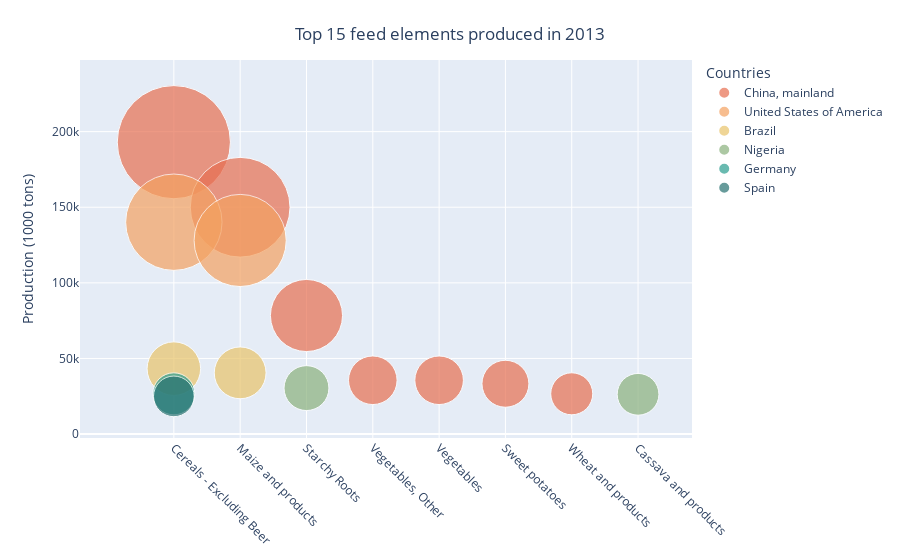

This figure's notebook cell:
### Markdown cell above
This graph shows that the 15 largest productions in 2013 include 9 different foods produced by 3 countries. Most of these top-produced foods are plant-based, suggesting that mass production of plant foods was either more widespread or easier to achieve than animal-based foods.

It is clear that China was the world leader in food production in 2013, both in terms of quantity and variety. Notably, the production of 'Vegetables' and 'Vegetables, Other' was the highest overall, with China producing more than four times the amount of India, the second largest producer for these items.

India, despite having a population similar to China, matched China’s production only in cereals, rice, and wheat. This may indicate differences in the allocation of technologies or resources for food production in 2013.

The United States produced mainly dairy products, though in smaller quantities than India. Considering its smaller population, this could suggest that a significant portion of U.S. dairy production was intended for export.

### Code cell
# Create a filter for 'Feed' related elements
filter_item = df_prod.element == 'Feed'

# Create a filter for '2013' production year
filter_year = df_prod.years == '2013'

# Create a dataframe subset with conditions imposed by filters and with columns concerning feed, countries and production values
feed_2013 = df_prod.loc[(filter_item) & (filter_year), ['item','country_name', 'production']]

# Sort values in decreasing order and select the first 15 elements
feed_2013 = feed_2013.sort_values(by='production', ascending=False).reset_index(drop=True).head(15)

fig = px.scatter(
    feed_2013, 
    x='item',
    y='production',

    size='production',
    size_max=80,
    
    color='country_name',
    color_discrete_map={
        'China, mainland': '#e76f51',
        'United States of America': '#f4a261',
        'Brazil': '#e9c46a',
        'Nigeria': '#8ab17d',
        'Germany': '#2a9d8f',
        'Spain': '#287271',
        'Canada': '#264653'},

    hover_name='country_name',
    hover_data=dict(country_name = False),
    
    labels=dict(
        item='Item',
        production='Production'))

fig.update_layout(
    title = 'Top 15 feed elements produced in 2013',
    title_x = 0.5,
    title_y = 0.95,
    title_xanchor='center',
    title_yanchor='top',

    legend_title_text='Countries',
    legend_title_side = 'top',
    showlegend= True,
    legend_itemclick='toggle',

    yaxis = dict(title='Production (1000 tons)'),
    xaxis = dict(
        title=None, 
        tickangle=45))

fig.show()

### Figure 1 — Plotly figure (JSON) as saved in the notebook; plotly's stock layout.template omitted (floating-point values rounded to 4 significant figures)
{"data": [{"customdata": [["China, mainland"], ["China, mainland"], ["China, mainland"], ["China, mainland"], ["China, mainland"], ["China, mainland"], ["China, mainland"]], "hovertemplate": "<b>%{hovertext}</b><br><br>Item=%{x}<br>Production=%{marker.size}<extra></extra>", "hovertext": ["China, mainland", "China, mainland", "China, mainland", "China, mainland", "China, mainland", "China, mainland", "China, mainland"], "legendgroup": "China, mainland", "marker": {"color": "#e76f51", "size": [193000.0, 150000.0, 78400.0, 35580.0, 35580.0, 33270.0, 26630.0], "sizemode": "area", "sizeref": 30.16, "symbol": "circle"}, "mode": "markers", "name": "China, mainland", "orientation": "v", "showlegend": true, "type": "scatter", "x": ["Cereals - Excluding Beer", "Maize and products", "Starchy Roots", "Vegetables, Other", "Vegetables", "Sweet potatoes", "Wheat and products"], "xaxis": "x", "y": [193000.0, 150000.0, 78400.0, 35580.0, 35580.0, 33270.0, 26630.0], "yaxis": "y"}, {"customdata": [["United States of America"], ["United States of America"]], "hovertemplate": "<b>%{hovertext}</b><br><br>Item=%{x}<br>Production=%{marker.size}<extra></extra>", "hovertext": ["United States of America", "United States of America"], "legendgroup": "United States of America", "marker": {"color": "#f4a261", "size": [140100.0, 128000.0], "sizemode": "area", "sizeref": 30.16, "symbol": "circle"}, "mode": "markers", "name": "United States of America", "orientation": "v", "showlegend": true, "type": "scatter", "x": ["Cereals - Excluding Beer", "Maize and products"], "xaxis": "x", "y": [140100.0, 128000.0], "yaxis": "y"}, {"customdata": [["Brazil"], ["Brazil"]], "hovertemplate": "<b>%{hovertext}</b><br><br>Item=%{x}<br>Production=%{marker.size}<extra></extra>", "hovertext": ["Brazil", "Brazil"], "legendgroup": "Brazil", "marker": {"color": "#e9c46a", "size": [43260.0, 40490.0], "sizemode": "area", "sizeref": 30.16, "symbol": "circle"}, "mode": "markers", "name": "Brazil", "orientation": "v", "showlegend": true, "type": "scatter", "x": ["Cereals - Excluding Beer", "Maize and products"], "xaxis": "x", "y": [43260.0, 40490.0], "yaxis": "y"}, {"customdata": [["Nigeria"], ["Nigeria"]], "hovertemplate": "<b>%{hovertext}</b><br><br>Item=%{x}<br>Production=%{marker.size}<extra></extra>", "hovertext": ["Nigeria", "Nigeria"], "legendgroup": "Nigeria", "marker": {"color": "#8ab17d", "size": [30400.0, 26290.0], "sizemode": "area", "sizeref": 30.16, "symbol": "circle"}, "mode": "markers", "name": "Nigeria", "orientation": "v", "showlegend": true, "type": "scatter", "x": ["Starchy Roots", "Cassava and products"], "xaxis": "x", "y": [30400.0, 26290.0], "yaxis": "y"}, {"customdata": [["Germany"]], "hovertemplate": "<b>%{hovertext}</b><br><br>Item=%{x}<br>Production=%{marker.size}<extra></extra>", "hovertext": ["Germany"], "legendgroup": "Germany", "marker": {"color": "#2a9d8f", "size": [26620.0], "sizemode": "area", "sizeref": 30.16, "symbol": "circle"}, "mode": "markers", "name": "Germany", "orientation": "v", "showlegend": true, "type": "scatter", "x": ["Cereals - Excluding Beer"], "xaxis": "x", "y": [26620.0], "yaxis": "y"}, {"customdata": [["Spain"]], "hovertemplate": "<b>%{hovertext}</b><br><br>Item=%{x}<br>Production=%{marker.size}<extra></extra>", "hovertext": ["Spain"], "legendgroup": "Spain", "marker": {"color": "#287271", "size": [24930.0], "sizemode": "area", "sizeref": 30.16, "symbol": "circle"}, "mode": "markers", "name": "Spain", "orientation": "v", "showlegend": true, "type": "scatter", "x": ["Cereals - Excluding Beer"], "xaxis": "x", "y": [24930.0], "yaxis": "y"}], "layout": {"legend": {"itemclick": "toggle", "itemsizing": "constant", "title": {"side": "top", "text": "Countries"}, "tracegroupgap": 0}, "margin": {"t": 60}, "showlegend": true, "title": {"text": "Top 15 feed elements produced in 2013", "x": 0.5, "xanchor": "center", "y": 0.95, "yanchor": "top"}, "xaxis": {"anchor": "y", "domain": [0, 1], "tickangle": 45, "title": {}}, "yaxis": {"anchor": "x", "domain": [0, 1], "title": {"text": "Production (1000 tons)"}}}}
